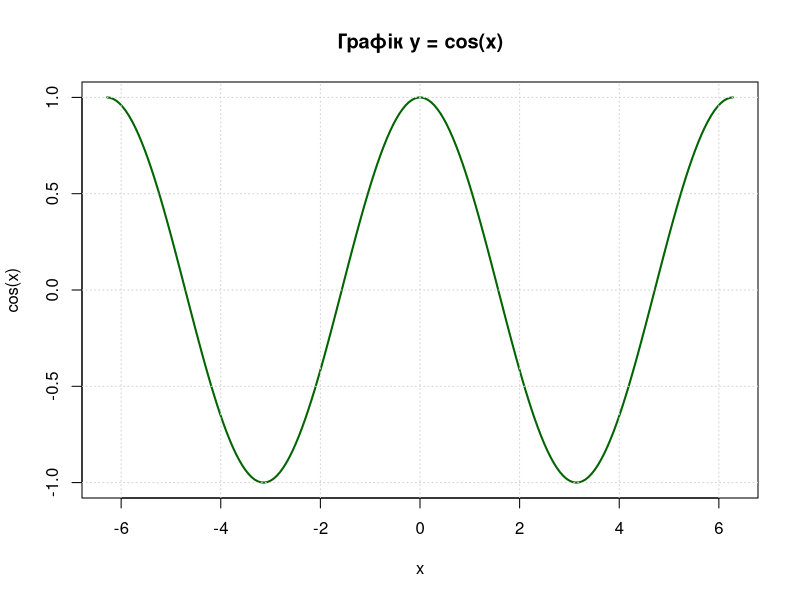

Recreate this plot in R.
## ---- chunk 1
x <- seq(-2*pi, 2*pi, length.out = 200)
y <- cos(x)

plot(x, y, type = "l", col = "darkgreen", lwd = 2,
     main = "Графік y = cos(x)",
     xlab = "x", ylab = "cos(x)")
grid()

